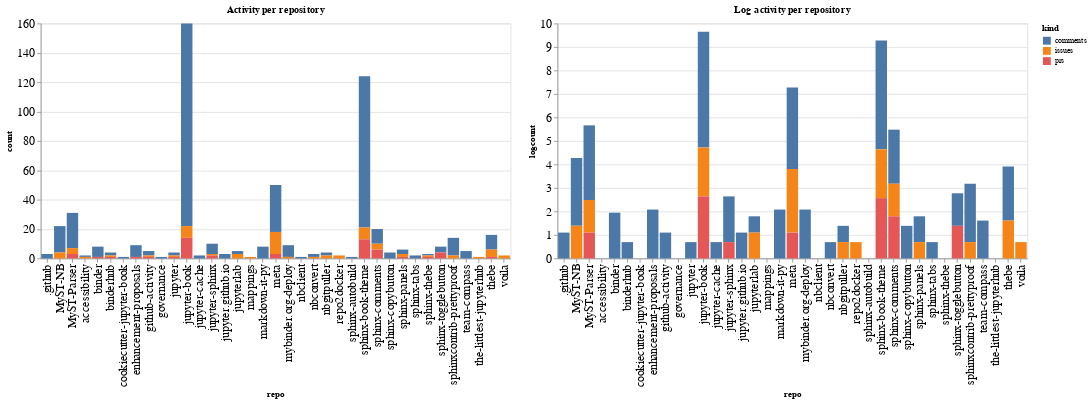

Write notebook code for a chart like this one.
### Code cell
ch1 = alt.Chart(repo_summaries, width=600, title="Activity per repository").mark_bar().encode(
    x='repo',
    y='count',
    color='kind',
    tooltip="kind"
)

ch2 = alt.Chart(repo_summaries, width=600, title="Log activity per repository").mark_bar().encode(
    x='repo',
    y='logcount',
    color='kind',
    tooltip="kind"
)

ch1 | ch2

### Figure 1 — Vega-Lite specification as saved in the notebook (floating-point values rounded to 4 significant figures)
{"config": {"axisLeft": {"labelFontSize": 15}, "axisBottom": {"labelFontSize": 15}}, "hconcat": [{"mark": "bar", "encoding": {"color": {"type": "nominal", "field": "kind"}, "tooltip": {"type": "nominal", "field": "kind"}, "x": {"type": "nominal", "field": "repo"}, "y": {"type": "quantitative", "field": "count"}}, "title": "Activity per repository", "width": 600}, {"mark": "bar", "encoding": {"color": {"type": "nominal", "field": "kind"}, "tooltip": {"type": "nominal", "field": "kind"}, "x": {"type": "nominal", "field": "repo"}, "y": {"type": "quantitative", "field": "logcount"}}, "title": "Log activity per repository", "width": 600}], "data": {"name": "data-8a6a9bd424f12530cd4a9ae55a059a92"}, "$schema": "https://vega.github.io/schema/vega-lite/v4.8.1.json", "datasets": {"data-8a6a9bd424f12530cd4a9ae55a059a92": [{"repo": ".github", "kind": "comments", "count": 3, "logcount": 1.099}, {"repo": "MyST-NB", "kind": "comments", "count": 18, "logcount": 2.89}, {"repo": "MyST-NB", "kind": "issues", "count": 4, "logcount": 1.386}, {"repo": "MyST-Parser", "kind": "comments", "count": 24, "logcount": 3.178}, {"repo": "MyST-Parser", "kind": "issues", "count": 4, "logcount": 1.386}, {"repo": "MyST-Parser", "kind": "prs", "count": 3, "logcount": 1.099}, {"repo": "accessibility", "kind": "comments", "count": 1, "logcount": 0.0}, {"repo": "accessibility", "kind": "issues", "count": 1, "logcount": 0.0}, {"repo": "binder", "kind": "comments", "count": 7, "logcount": 1.946}, {"repo": "binder", "kind": "prs", "count": 1, "logcount": 0.0}, {"repo": "binderhub", "kind": "comments", "count": 2, "logcount": 0.6931}, {"repo": "binderhub", "kind": "issues", "count": 1, "logcount": 0.0}, {"repo": "binderhub", "kind": "prs", "count": 1, "logcount": 0.0}, {"repo": "cookiecutter-jupyter-book", "kind": "comments", "count": 1, "logcount": 0.0}, {"repo": "enhancement-proposals", "kind": "comments", "count": 8, "logcount": 2.079}, {"repo": "enhancement-proposals", "kind": "prs", "count": 1, "logcount": 0.0}, {"repo": "github-activity", "kind": "comments", "count": 3, "logcount": 1.099}, {"repo": "github-activity", "kind": "issues", "count": 1, "logcount": 0.0}, {"repo": "github-activity", "kind": "prs", "count": 1, "logcount": 0.0}, {"repo": "governance", "kind": "comments", "count": 1, "logcount": 0.0}, {"repo": "jupyter", "kind": "comments", "count": 2, "logcount": 0.6931}, {"repo": "jupyter", "kind": "issues", "count": 1, "logcount": 0.0}, {"repo": "jupyter", "kind": "prs", "count": 1, "logcount": 0.0}, {"repo": "jupyter-book", "kind": "comments", "count": 138, "logcount": 4.927}, {"repo": "jupyter-book", "kind": "issues", "count": 8, "logcount": 2.079}, {"repo": "jupyter-book", "kind": "prs", "count": 14, "logcount": 2.639}, {"repo": "jupyter-cache", "kind": "comments", "count": 2, "logcount": 0.6931}, {"repo": "jupyter-sphinx", "kind": "comments", "count": 7, "logcount": 1.946}, {"repo": "jupyter-sphinx", "kind": "issues", "count": 1, "logcount": 0.0}, {"repo": "jupyter-sphinx", "kind": "prs", "count": 2, "logcount": 0.6931}, {"repo": "jupyter.github.io", "kind": "comments", "count": 3, "logcount": 1.099}, {"repo": "jupyterlab", "kind": "comments", "count": 2, "logcount": 0.6931}, {"repo": "jupyterlab", "kind": "issues", "count": 3, "logcount": 1.099}, {"repo": "mappings", "kind": "issues", "count": 1, "logcount": 0.0}, {"repo": "markdown-it-py", "kind": "comments", "count": 8, "logcount": 2.079}, {"repo": "meta", "kind": "comments", "count": 32, "logcount": 3.466}, {"repo": "meta", "kind": "issues", "count": 15, "logcount": 2.708}, {"repo": "meta", "kind": "prs", "count": 3, "logcount": 1.099}, {"repo": "mybinder.org-deploy", "kind": "comments", "count": 8, "logcount": 2.079}, {"repo": "mybinder.org-deploy", "kind": "issues", "count": 1, "logcount": 0.0}, {"repo": "nbclient", "kind": "comments", "count": 1, "logcount": 0.0}, {"repo": "nbconvert", "kind": "comments", "count": 2, "logcount": 0.6931}, {"repo": "nbconvert", "kind": "issues", "count": 1, "logcount": 0.0}, {"repo": "nbgitpuller", "kind": "comments", "count": 2, "logcount": 0.6931}, {"repo": "nbgitpuller", "kind": "issues", "count": 2, "logcount": 0.6931}, {"repo": "repo2docker", "kind": "issues", "count": 2, "logcount": 0.6931}, {"repo": "sphinx-autobuild", "kind": "comments", "count": 1, "logcount": 0.0}, {"repo": "sphinx-book-theme", "kind": "comments", "count": 103, "logcount": 4.635}, {"repo": "sphinx-book-theme", "kind": "issues", "count": 8, "logcount": 2.079}, {"repo": "sphinx-book-theme", "kind": "prs", "count": 13, "logcount": 2.565}, {"repo": "sphinx-comments", "kind": "comments", "count": 10, "logcount": 2.303}, {"repo": "sphinx-comments", "kind": "issues", "count": 4, "logcount": 1.386}, {"repo": "sphinx-comments", "kind": "prs", "count": 6, "logcount": 1.792}, {"repo": "sphinx-copybutton", "kind": "comments", "count": 4, "logcount": 1.386}, {"repo": "sphinx-panels", "kind": "comments", "count": 3, "logcount": 1.099}, {"repo": "sphinx-panels", "kind": "issues", "count": 2, "logcount": 0.6931}, {"repo": "sphinx-panels", "kind": "prs", "count": 1, "logcount": 0.0}, {"repo": "sphinx-tabs", "kind": "comments", "count": 2, "logcount": 0.6931}, {"repo": "sphinx-thebe", "kind": "comments", "count": 1, "logcount": 0.0}, {"repo": "sphinx-thebe", "kind": "issues", "count": 1, "logcount": 0.0}, {"repo": "sphinx-thebe", "kind": "prs", "count": 1, "logcount": 0.0}, {"repo": "sphinx-togglebutton", "kind": "comments", "count": 4, "logcount": 1.386}, {"repo": "sphinx-togglebutton", "kind": "prs", "count": 4, "logcount": 1.386}, {"repo": "sphinxcontrib-prettyproof", "kind": "comments", "count": 12, "logcount": 2.485}, {"repo": "sphinxcontrib-prettyproof", "kind": "issues", "count": 2, "logcount": 0.6931}, {"repo": "team-compass", "kind": "comments", "count": 5, "logcount": 1.609}, {"repo": "the-littlest-jupyterhub", "kind": "issues", "count": 1, "logcount": 0.0}, {"repo": "thebe", "kind": "comments", "count": 10, "logcount": 2.303}, {"repo": "thebe", "kind": "issues", "count": 5, "logcount": 1.609}, {"repo": "thebe", "kind": "prs", "count": 1, "logcount": 0.0}, {"repo": "voila", "kind": "issues", "count": 2, "logcount": 0.6931}]}}
